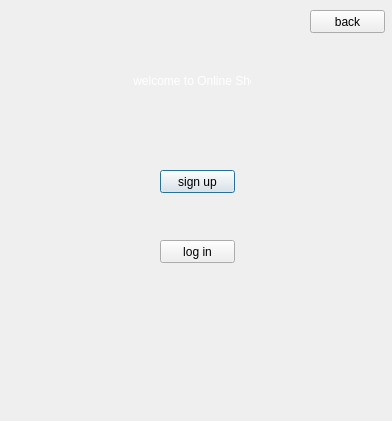
<?xml version="1.0" encoding="UTF-8"?>
<ui version="4.0">
 <class>customerstartpage</class>
 <widget class="QDialog" name="customerstartpage">
  <property name="geometry">
   <rect>
    <x>0</x>
    <y>0</y>
    <width>392</width>
    <height>421</height>
   </rect>
  </property>
  <property name="windowTitle">
   <string>titi</string>
  </property>
  <property name="styleSheet">
   <string notr="true">background-image:url(:/imagestart/2.jpg);</string>
  </property>
  <widget class="QLabel" name="label">
   <property name="geometry">
    <rect>
     <x>130</x>
     <y>70</y>
     <width>121</width>
     <height>21</height>
    </rect>
   </property>
   <property name="styleSheet">
    <string notr="true">color: rgb(255, 255, 255);
background-image:url(:/imagestart/pic/t2.jpg);</string>
   </property>
   <property name="text">
    <string> welcome to Online Shop</string>
   </property>
  </widget>
  <widget class="QPushButton" name="pushButton">
   <property name="geometry">
    <rect>
     <x>160</x>
     <y>170</y>
     <width>75</width>
     <height>23</height>
    </rect>
   </property>
   <property name="styleSheet">
    <string notr="true">background-image:url(:/imagestart/pic/t2.jpg);</string>
   </property>
   <property name="text">
    <string>sign up</string>
   </property>
  </widget>
  <widget class="QPushButton" name="pushButton_2">
   <property name="geometry">
    <rect>
     <x>160</x>
     <y>240</y>
     <width>75</width>
     <height>23</height>
    </rect>
   </property>
   <property name="styleSheet">
    <string notr="true">background-image:url(:/imagestart/pic/t2.jpg);</string>
   </property>
   <property name="text">
    <string>log in</string>
   </property>
  </widget>
  <widget class="QPushButton" name="pushButton_3">
   <property name="geometry">
    <rect>
     <x>310</x>
     <y>10</y>
     <width>75</width>
     <height>23</height>
    </rect>
   </property>
   <property name="styleSheet">
    <string notr="true">background-image:url(:/imagestart/pic/t2.jpg);</string>
   </property>
   <property name="text">
    <string>back</string>
   </property>
  </widget>
 </widget>
 <resources/>
 <connections/>
</ui>
